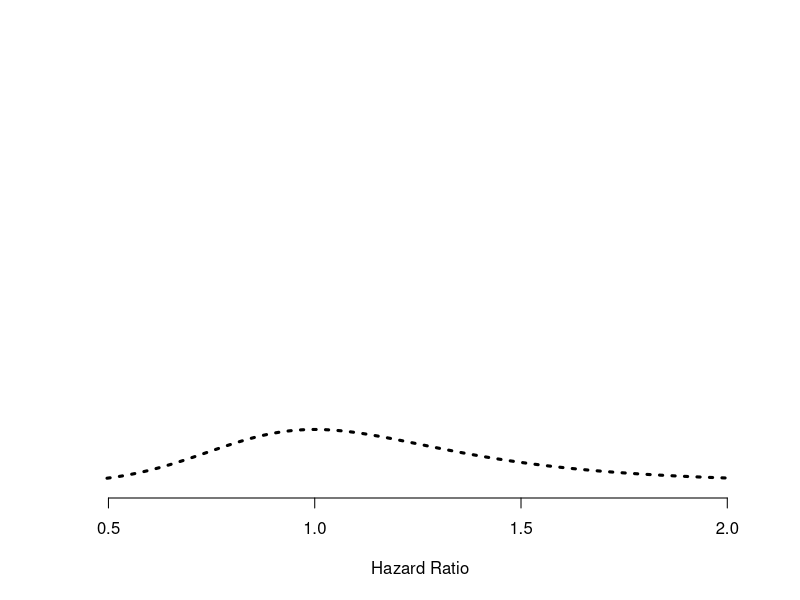
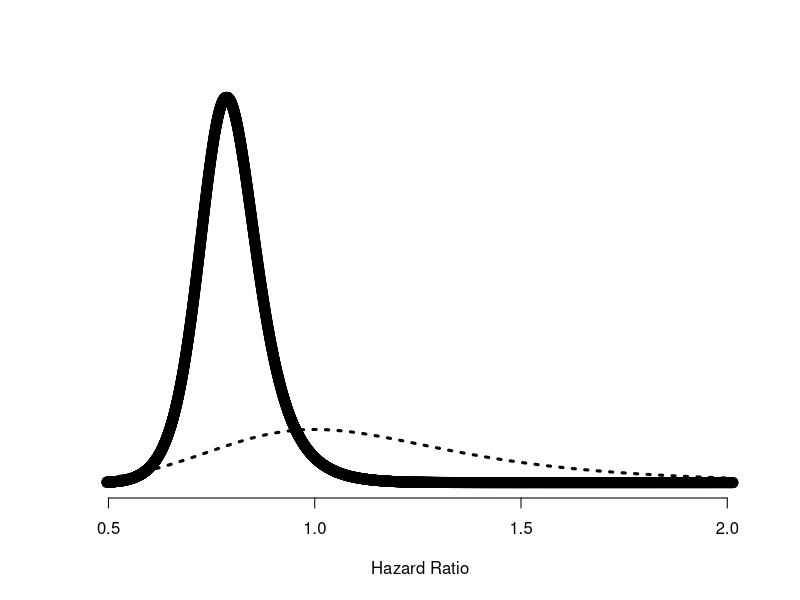
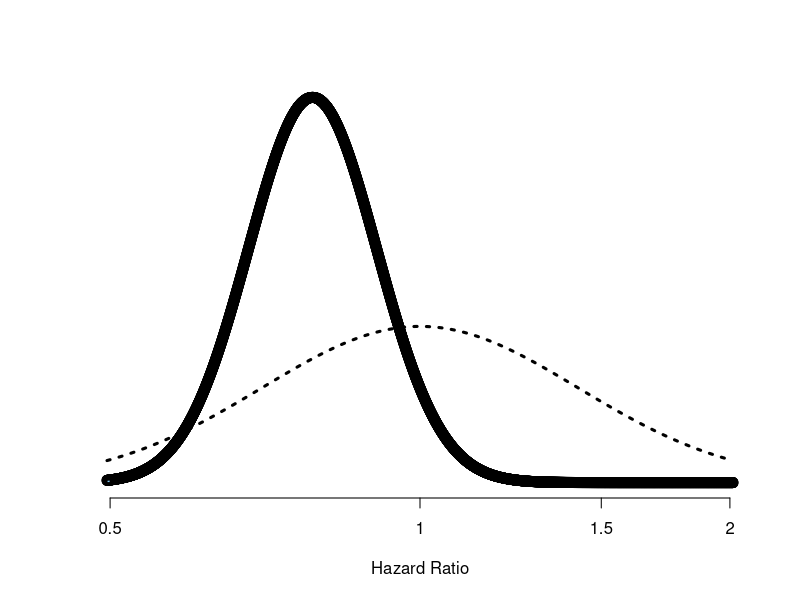

Write the R code that produced these figures, in order. (Note: this script raises an error after producing the figures.)
#code to create normal curves
colorArea <- function(from, to, density, ..., col="blue", dens=NULL){
  y_seq <- seq(from, to, length.out=500)
  d <- c(0, density(y_seq, ...), 0)
  polygon(c(from, y_seq, to), d, col=col, density=dens)
}

# PLOTTING POSTERIOR & PRIOR  ------------------
#-----------------------------
###NEUTRAL PRIOR w/ 95% CrI: 0.5-2.0
#-----------------------------
r1<-0.75
r2<-1.02
obsmu<-log(r1)
obssd<-(log(r2)-log(r1))/1.96

exp(obsmu+1.96*obssd)
exp(obsmu-1.96*obssd)

priormu1<-log(1)
priorsd1<-log(2)/(1.96)
#priorsd1<-0.57

postvar1<-1/(1/priorsd1^2+1/obssd^2)
postmu1<-(priormu1/(priorsd1^2)+obsmu/(obssd^2))*postvar1

exp(qnorm(c(0.5,.025,.975),mean=postmu1, sd=sqrt(postvar1)))

pnorm(0,mean=postmu1,sd=sqrt(postvar1),lower=t)
pnorm(log(.95),mean=postmu1,sd=sqrt(postvar1))

pdf(file="PosteriorEx.pdf",height=6,width=8)

#no box around graph
x<-seq(-.7,.7,length=4000)
y<-exp(dnorm(x,mean=postmu1, sd=sqrt(postvar1)))
y2<-exp(dnorm(x,mean=priormu1, sd=priorsd1))

png("G:/My Drive/ClinicalTrialsMedSchool/2021/plot1.png",height = 400,width = 500)
plot(exp(x),y,ylab=" ",yaxt='n',
     xlab="Hazard Ratio",bty="n",lwd=2,cex=1.2,type="n" )
lines(exp(x),y2,lty=3,lwd=3)
dev.off()

png("G:/My Drive/ClinicalTrialsMedSchool/2021/plot2.png",height = 400,width = 500)
plot(exp(x),y,ylab=" ",yaxt='n',
     xlab="Hazard Ratio",bty="n",lwd=2,cex=1.2 )
lines(exp(x),y2,lty=3,lwd=3)
dev.off()

#abline(v=0)

#if you want shaded area
x<-seq(-.7,.7,length=4000)
y<-(dnorm(x,mean=postmu1, sd=sqrt(postvar1)))
y2<-(dnorm(x,mean=priormu1, sd=priorsd1))
png("G:/My Drive/ClinicalTrialsMedSchool/2021/plot3.png",height = 400,width = 500)

plot((x),y,ylab=" ",yaxt='n',xaxt='n',
     xlab="Hazard Ratio",bty="n",lwd=2,cex=1.2 )
lines((x),y2,lty=3,lwd=3)
axis(1, at=log(c(.5,1,1.5,2)),labels=c(.5,1,1.5,2))

colorArea(from=-.7, to=log(.5), (dnorm), mean=postmu1, sd=sqrt(postvar1), col="lightskyblue")
dev.off()

#rest of curve shaded different color
colorArea(from=0, to=.4, dnorm, mean=postmu1, sd=sqrt(postvar1), col="orangered")
text(0,.05,"Treatment \nBenefit ",cex=1,adj = c(1,0),font=2)
text(0.15,.06,"Treatment \nHarm ",cex=1,adj = c(0,0),font=2)

curve(dnorm(x,mean=priormu1, sd=priorsd1),-.6,.4,ylab=" ",yaxt='n',
      xlab="",bty="n",add=T,col="darkorchid3",lwd=3)
text(0.2,1.2,"Neutral prior",cex=1.1,font=2,col="darkorchid3")

dev.off()
